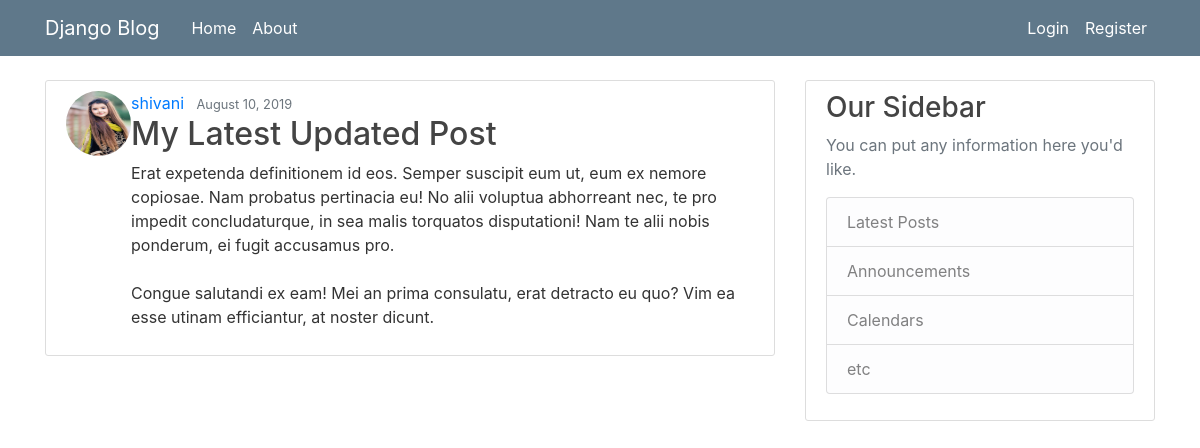
The page /post/29/ on the database its author committed.
### blog/models.py (models this page shows, shortened)
class Post(models.Model):
    title = models.CharField(max_length=100)
    content = models.TextField()
    date_posted = models.DateTimeField(default=timezone.now)
    author = models.ForeignKey(User, on_delete=models.CASCADE)

### users/models.py (models this page shows, shortened)
class Profile(models.Model):
    user = models.OneToOneField(User, on_delete=models.CASCADE)
    image = models.ImageField(default='default.jpg', upload_to='profile_pics')

### blog/views.py (the view)
# urls.py: path('post/<int:pk>/', PostDetailView.as_view(), name='post-detail'),
class PostDetailView(DetailView):
    model = Post

### blog/templates/blog/post_detail.html (shortened to what this page needs)
{% extends "blog/base.html" %}
{% block content %}
  <article class="media content-section">
    <img class="rounded-circle article-img" src="{{ object.author.profile.image.url }}">
    <div class="media-body">
      <div class="article-metadata">
        <a class="mr-2" href="{% url 'user-posts' object.author.username %}">{{ object.author }}</a>
        <small class="text-muted">{{ object.date_posted|date:"F d, Y" }}</small>
      </div>
      <h2 class="article-title">{{ object.title }}</h2>
      <p class="article-content">{{ object.content }}</p>
    </div>
  </article>
{% endblock content %}

### blog/static/blog/main.css (style rules this page uses)
body { backgroud: #fafafa; color: #333333; margin-top: 5rem; }
h1, h2, h3, h4, h5, h6 { color: #444444; }
.content-section { background: #ffffff; padding: 10px 20px; border: 1px solid #dddddd; border-radius: 3px; margin-bottom: 20px; }
.article-title { color: #444444; }
.article-content { white-space: pre-line; }
.article-img { height: 65px; width: 65px; border-botom: 1px solid #e3e3e3 }

### rows shown on the page
Post: author.profile.image (picture), author "shivani", date_posted "August 10, 2019", title "My Latest Updated Post", content "Erat expetenda definitionem id eos. Semper suscipit eum ut, eum ex nemore copiosae. Nam probatus pertinacia eu! No alii voluptua abhorreant nec, te pro impedit concludaturque, in sea malis torquatos disputationi! Nam te alii nobis ponderum, ei fugit accusamus pro. Congue salutandi ex eam! Mei an prima consulatu, erat detracto eu quo? Vim ea esse utinam efficiantur, at noster dicunt."
